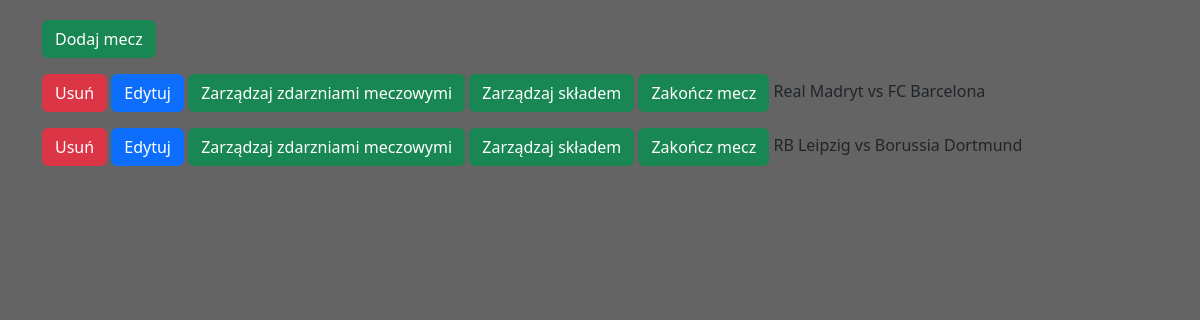
Screenshot of /admin_panel/match_management/ (signed in) with the database file from the repository.
### base/models.py (models this page shows, shortened)
class Match(models.Model):
    team1 = models.ForeignKey(Team, related_name='team1_matches', on_delete=models.SET_NULL, null=True)
    team2 = models.ForeignKey(Team, related_name='team2_matches', on_delete=models.SET_NULL, null=True)
    referee = models.CharField(max_length=50)
    stadium = models.CharField(max_length=50)
    league = models.ForeignKey(League, on_delete=models.SET_NULL, null=True)
    queue_number = models.ForeignKey(Queue, on_delete=models.SET_NULL, null=True, default=1)
    finished = models.BooleanField(default=False)
    class Meta:
        constraints = [
            models.UniqueConstraint(fields=['team1', 'team2'], name='unique_match')
        ]

class Team(models.Model):
    league = models.ForeignKey(League, on_delete=models.SET_NULL, null=True)
    name=models.CharField(max_length=50)
    city=models.CharField(max_length=50)
    def __str__(self):
        return self.name

### base/views.py (the view)
# urls.py: path('admin_panel/match_management/', views.match_management, name="match_management"),
@login_required(login_url='/login')
def match_management(request):
    matches = Match.objects.filter(finished=False)
    context = {'matches': matches}
    return render(request,'base/admin_panel_context/Match/match_management.html',context)

### base/templates/base/admin_panel_context/Match/match_management.html (shortened to what this page needs)
{% extends 'main.html' %}
{% block content %}
<div style="margin-top: 20px;">
    <a href="{% url 'match_create' %}" class="btn btn-success"> Dodaj mecz </a>
</div>
<div>
    {% for match in matches %}
    <div>
        <p> <a href="{% url 'match_delete' match.id %}" class="btn btn-danger">Usuń </a> <a href="{% url 'match_edit' match.id %}" class="btn btn-primary">Edytuj </a> <a href="{% url 'match_event_management' match.id %}" class="btn btn-success">Zarządzaj zdarzniami meczowymi </a> <a href="{% url 'squad_management' match.id %}" class="btn btn-success"> Zarządzaj składem </a> <a href="{% url 'finish_match' match.id %}" class="btn btn-success"> Zakończ mecz </a> {{match.team1 }} vs {{match.team2}}</p>
    </div>
    {% endfor %}
</div>
{% endblock content %}

### templates/main.html (style rules this page uses)
body { background-color: #CCCCCC; }

### rows the page displays
Match: team1 "Real Madryt", team2 "FC Barcelona"
Match: team1 "RB Leipzig", team2 "Borussia Dortmund"
